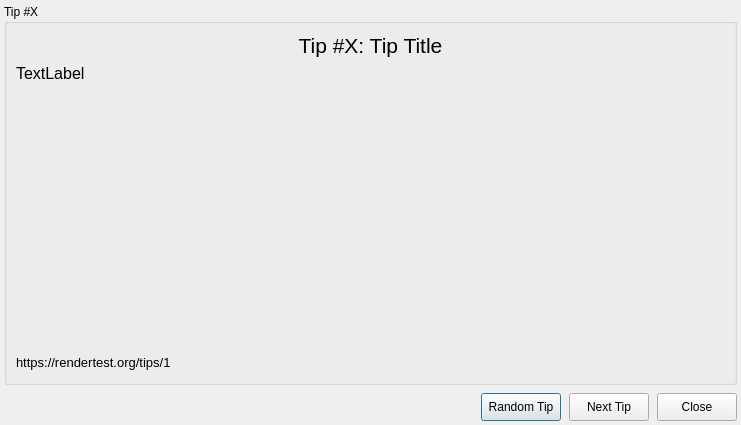
<?xml version="1.0" encoding="UTF-8"?>
<ui version="4.0">
 <class>TipsDialog</class>
 <widget class="QDialog" name="TipsDialog">
  <property name="windowModality">
   <enum>Qt::NonModal</enum>
  </property>
  <property name="geometry">
   <rect>
    <x>0</x>
    <y>0</y>
    <width>751</width>
    <height>442</height>
   </rect>
  </property>
  <property name="sizePolicy">
   <sizepolicy hsizetype="Fixed" vsizetype="Fixed">
    <horstretch>0</horstretch>
    <verstretch>0</verstretch>
   </sizepolicy>
  </property>
  <property name="contextMenuPolicy">
   <enum>Qt::DefaultContextMenu</enum>
  </property>
  <property name="windowTitle">
   <string>RenderTest Tips</string>
  </property>
  <layout class="QVBoxLayout" name="verticalLayout_2">
   <property name="spacing">
    <number>8</number>
   </property>
   <property name="sizeConstraint">
    <enum>QLayout::SetFixedSize</enum>
   </property>
   <property name="leftMargin">
    <number>4</number>
   </property>
   <property name="topMargin">
    <number>4</number>
   </property>
   <property name="rightMargin">
    <number>4</number>
   </property>
   <property name="bottomMargin">
    <number>4</number>
   </property>
   <item alignment="Qt::AlignHCenter">
    <widget class="QGroupBox" name="tipsGroupBox">
     <property name="sizePolicy">
      <sizepolicy hsizetype="Fixed" vsizetype="Fixed">
       <horstretch>0</horstretch>
       <verstretch>0</verstretch>
      </sizepolicy>
     </property>
     <property name="minimumSize">
      <size>
       <width>725</width>
       <height>351</height>
      </size>
     </property>
     <property name="font">
      <font>
       <pointsize>9</pointsize>
      </font>
     </property>
     <property name="title">
      <string>Tip #X</string>
     </property>
     <layout class="QVBoxLayout" name="verticalLayout">
      <property name="sizeConstraint">
       <enum>QLayout::SetFixedSize</enum>
      </property>
      <item>
       <layout class="QHBoxLayout" name="horizontalLayout_3">
        <property name="sizeConstraint">
         <enum>QLayout::SetFixedSize</enum>
        </property>
        <item>
         <widget class="QLabel" name="titleLabel">
          <property name="sizePolicy">
           <sizepolicy hsizetype="Minimum" vsizetype="Fixed">
            <horstretch>0</horstretch>
            <verstretch>0</verstretch>
           </sizepolicy>
          </property>
          <property name="font">
           <font>
            <pointsize>16</pointsize>
           </font>
          </property>
          <property name="text">
           <string>Tip #X: Tip Title</string>
          </property>
          <property name="alignment">
           <set>Qt::AlignCenter</set>
          </property>
         </widget>
        </item>
       </layout>
      </item>
      <item>
       <widget class="QLabel" name="tipTextLabel">
        <property name="sizePolicy">
         <sizepolicy hsizetype="Fixed" vsizetype="Fixed">
          <horstretch>0</horstretch>
          <verstretch>0</verstretch>
         </sizepolicy>
        </property>
        <property name="minimumSize">
         <size>
          <width>709</width>
          <height>283</height>
         </size>
        </property>
        <property name="font">
         <font>
          <pointsize>12</pointsize>
         </font>
        </property>
        <property name="text">
         <string>TextLabel</string>
        </property>
        <property name="alignment">
         <set>Qt::AlignLeading|Qt::AlignLeft|Qt::AlignTop</set>
        </property>
        <property name="wordWrap">
         <bool>true</bool>
        </property>
       </widget>
      </item>
      <item>
       <layout class="QHBoxLayout" name="horizontalLayout_2" stretch="0,0">
        <property name="spacing">
         <number>7</number>
        </property>
        <property name="sizeConstraint">
         <enum>QLayout::SetMaximumSize</enum>
        </property>
        <item>
         <widget class="QLabel" name="tipUrlLabel">
          <property name="sizePolicy">
           <sizepolicy hsizetype="Preferred" vsizetype="Maximum">
            <horstretch>0</horstretch>
            <verstretch>0</verstretch>
           </sizepolicy>
          </property>
          <property name="font">
           <font>
            <pointsize>10</pointsize>
           </font>
          </property>
          <property name="text">
           <string>https://rendertest.org/tips/1</string>
          </property>
          <property name="textFormat">
           <enum>Qt::RichText</enum>
          </property>
          <property name="openExternalLinks">
           <bool>true</bool>
          </property>
          <property name="textInteractionFlags">
           <set>Qt::TextBrowserInteraction</set>
          </property>
         </widget>
        </item>
        <item>
         <spacer name="horizontalSpacer_4">
          <property name="orientation">
           <enum>Qt::Horizontal</enum>
          </property>
          <property name="sizeHint" stdset="0">
           <size>
            <width>338</width>
            <height>20</height>
           </size>
          </property>
         </spacer>
        </item>
       </layout>
      </item>
     </layout>
    </widget>
   </item>
   <item>
    <layout class="QHBoxLayout" name="horizontalLayout">
     <property name="sizeConstraint">
      <enum>QLayout::SetFixedSize</enum>
     </property>
     <item>
      <spacer name="horizontalSpacer">
       <property name="orientation">
        <enum>Qt::Horizontal</enum>
       </property>
       <property name="sizeHint" stdset="0">
        <size>
         <width>308</width>
         <height>20</height>
        </size>
       </property>
      </spacer>
     </item>
     <item>
      <widget class="QPushButton" name="randomButton">
       <property name="sizePolicy">
        <sizepolicy hsizetype="Minimum" vsizetype="Fixed">
         <horstretch>0</horstretch>
         <verstretch>0</verstretch>
        </sizepolicy>
       </property>
       <property name="minimumSize">
        <size>
         <width>0</width>
         <height>28</height>
        </size>
       </property>
       <property name="maximumSize">
        <size>
         <width>16777215</width>
         <height>28</height>
        </size>
       </property>
       <property name="text">
        <string>Random Tip</string>
       </property>
      </widget>
     </item>
     <item>
      <widget class="QPushButton" name="nextButton">
       <property name="minimumSize">
        <size>
         <width>0</width>
         <height>28</height>
        </size>
       </property>
       <property name="maximumSize">
        <size>
         <width>16777215</width>
         <height>28</height>
        </size>
       </property>
       <property name="text">
        <string>Next Tip</string>
       </property>
      </widget>
     </item>
     <item>
      <widget class="QPushButton" name="closeButton">
       <property name="minimumSize">
        <size>
         <width>0</width>
         <height>28</height>
        </size>
       </property>
       <property name="maximumSize">
        <size>
         <width>16777215</width>
         <height>28</height>
        </size>
       </property>
       <property name="text">
        <string>Close</string>
       </property>
      </widget>
     </item>
    </layout>
   </item>
  </layout>
 </widget>
 <resources/>
 <connections/>
</ui>
